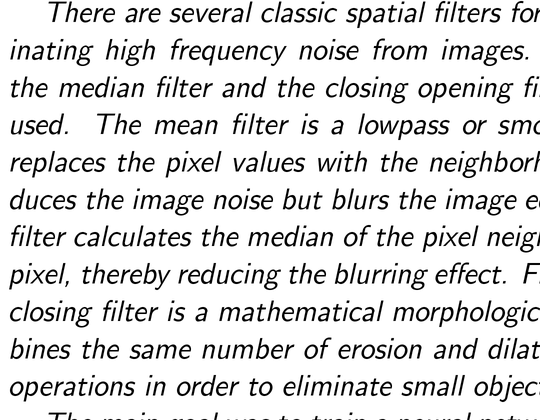
#> input picture train_cleaned/99.png, 540 x 420 px, found by its file name
$ jupyter execute --allow-errors highpass_filter.ipynb   (shell and % lines are left out)
#> lines starting #> are read from the running program, lines starting #| are printed output that depends on the picture
[cell 1]
import numpy as np
import pandas as pd
from math import log10, sqrt
import cv2
import os
import matplotlib.pyplot as plt
from PIL import Image
from sewar.full_ref import uqi, psnr, rmse, ssim

from sklearn.linear_model import LinearRegression
from sklearn.model_selection import train_test_split
from sklearn.metrics import mean_squared_error

[cell 2]
# Load the dataset
train_path = '/content/drive/MyDrive/iproject_data/train/'
train_cleaned_path = '/content/drive/MyDrive/iproject_data/train_cleaned/'
test_path = '/content/drive/MyDrive/iproject_data/test/'

# store image names in list for later use
train_imgs = sorted(os.listdir(train_path))
train_cleaned_imgs = sorted(os.listdir(train_cleaned_path))
#> (the rest of this cell did not finish here and is left out)

[cell 3]
from google.colab import drive
drive.mount('/content/drive')

[cell 4]
def high_pass_filter(input_img):
    imfft = np.fft.fft2(input_img)

    # Apply a high pass filter to the image.
    print(imfft.shape[0])
    for i in range(imfft.shape[0]):
        kx = i/float(imfft.shape[0])
        if kx>0.5:
            kx = kx-1

        for j in range(imfft.shape[1]):
            ky = j/float(imfft.shape[1])
            if  ky>0.5:
                ky = ky-1

    	      # Get rid of all the low frequency stuff - in this case, features whose wavelength is larger than about 20 pixels
            if  (kx*kx + ky*ky < 0.03*0.03):
    	          imfft[i,j] = 0

    newimage = 1.0*((np.fft.ifft2(imfft)).real)+1.0
    return newimage
    # newimg = 1

[cell 5]
imdata = np.asarray(Image.open(train_path+"99.png").convert('L'))/255.0
# imdata = np.reshape(Image, (420, 540, 3))
clean_img = np.asarray(Image.open(train_cleaned_path+"99.png").convert('L'))/255.0
# Fourier transform the input image
newimage = high_pass_filter(imdata)
#| 420
#> in high_pass_filter, `newimage = 1.0*((np.fft.ifft2(imfft)).real)+1.0`:
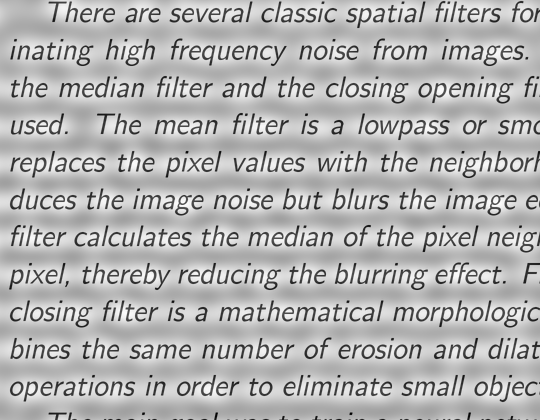
#> newimage: shape (420, 540) float64; min -0.0718, max 1.44, mean 1; drawn with min black and max white
newimage = np.minimum(newimage, 1.0)
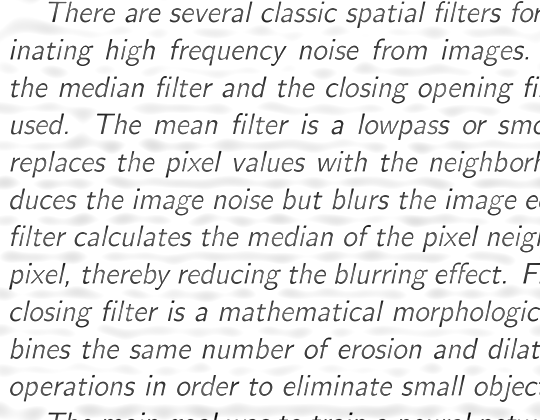
#> newimage: shape (420, 540) float64; min -0.0718, max 1, mean 0.911; drawn with min black and max white
newimage = np.maximum(newimage, 0.0)

[cell 6]
font = {'family': 'serif',
        'color':  'darkred',
        'weight': 'normal',
        'size': 16,
        }

# plt.rcParams["axes.grid"] = False
fig=plt.figure(figsize=(10,8))
fig.add_subplot(1, 2, 1)
plt.imshow(imdata, cmap='gray')
plt.title('dirty image', fontdict=font)
# fig=plt.figure(figsize=(5,3))
fig.add_subplot(1, 2, 2)
plt.imshow(newimage, cmap='gray')
plt.title('filtered', fontdict=font)
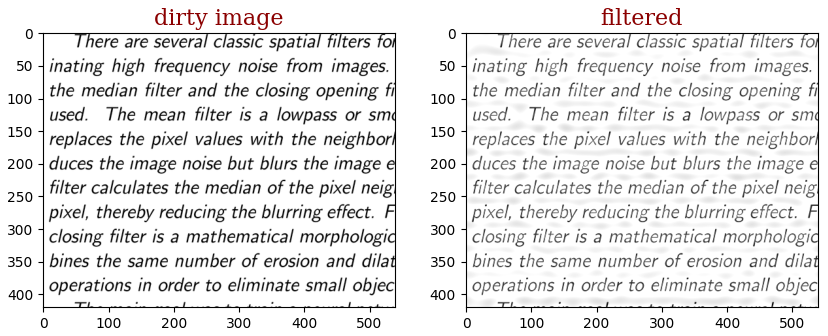
#> figure drawn by matplotlib, 2 panels
